Frame 1 (no input): blank canvas, image omitted
Frame 60 (the mouse pressed at the canvas centre just before this capture): blank canvas, image omitted
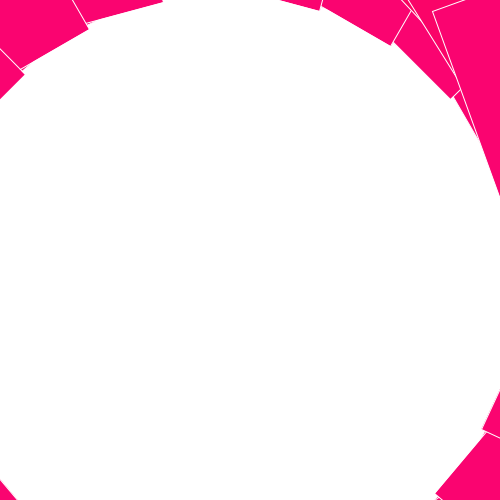
Frame 120 (the mouse held since frame 60 and released just before this capture)

The Processing sketch whose frames 1 and 60 were blank and that drew this single picture after the mouse press (run headless with seeded random() and noise(); from frame 60 on, the mouse is pressed at the canvas centre):

// Processing sketch: processing_48543
// ── processing_48543.pde

float easing=0.5;
float easeZ=0.5;

void setup()
{
  size(500, 500);
  smooth();
  stroke(255,255, 255);
  colorMode(HSB);
}

void draw()
{
  background(255);
  translate(2*width/3.25, height/2.75);
  // decrease scale with mouseX
  //scale(1/map(mouseX,0,width,1,2));
  easeZ += (mouseX - easeZ)*easing;
  float rsz = map(easeZ, 0, width, 0, 20);
  rectField(easeZ);
  println(rsz);
}

void rectField(float easeZ)
{
  for (int i=0; i<100; i++)
  {
    translate(10+i, 10+i);
    for (float f=4; f<20; f++)
    {

      float x = easeZ*cos(radians(f));

      translate(f, f);
      fill((x), 250, 250);
      rotate(radians(easeZ*f/400));
      rect(225, 0, 200, 200);
      println(mouseX);
    }
  }
}
